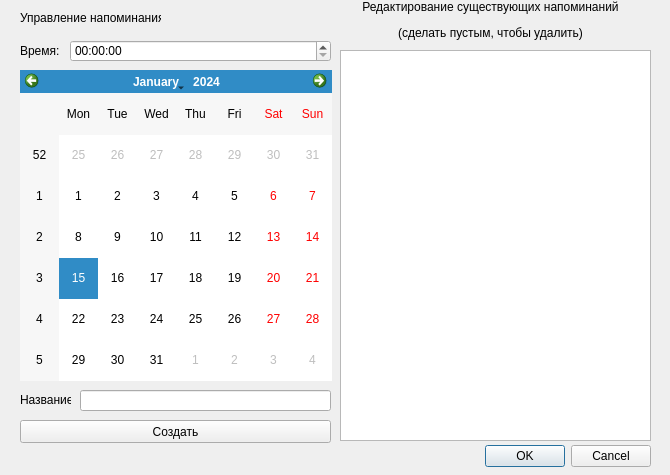
<?xml version="1.0" encoding="UTF-8"?>
<ui version="4.0">
 <class>Dialog</class>
 <widget class="QDialog" name="Dialog">
  <property name="geometry">
   <rect>
    <x>0</x>
    <y>0</y>
    <width>670</width>
    <height>475</height>
   </rect>
  </property>
  <property name="windowTitle">
   <string>Dialog</string>
  </property>
  <widget class="QDialogButtonBox" name="buttonBox">
   <property name="geometry">
    <rect>
     <x>310</x>
     <y>440</y>
     <width>341</width>
     <height>32</height>
    </rect>
   </property>
   <property name="orientation">
    <enum>Qt::Horizontal</enum>
   </property>
   <property name="standardButtons">
    <set>QDialogButtonBox::Cancel|QDialogButtonBox::Ok</set>
   </property>
  </widget>
  <widget class="QListView" name="listView">
   <property name="geometry">
    <rect>
     <x>340</x>
     <y>50</y>
     <width>311</width>
     <height>391</height>
    </rect>
   </property>
  </widget>
  <widget class="QLineEdit" name="lineEdit">
   <property name="geometry">
    <rect>
     <x>80</x>
     <y>390</y>
     <width>251</width>
     <height>21</height>
    </rect>
   </property>
  </widget>
  <widget class="QPushButton" name="pushButton">
   <property name="geometry">
    <rect>
     <x>20</x>
     <y>420</y>
     <width>311</width>
     <height>23</height>
    </rect>
   </property>
   <property name="text">
    <string>Создать</string>
   </property>
  </widget>
  <widget class="QTimeEdit" name="timeEdit">
   <property name="geometry">
    <rect>
     <x>70</x>
     <y>40</y>
     <width>261</width>
     <height>22</height>
    </rect>
   </property>
  </widget>
  <widget class="QCalendarWidget" name="calendarWidget">
   <property name="geometry">
    <rect>
     <x>20</x>
     <y>70</y>
     <width>312</width>
     <height>311</height>
    </rect>
   </property>
  </widget>
  <widget class="QLabel" name="label">
   <property name="geometry">
    <rect>
     <x>20</x>
     <y>390</y>
     <width>51</width>
     <height>20</height>
    </rect>
   </property>
   <property name="text">
    <string>Название:</string>
   </property>
  </widget>
  <widget class="QLabel" name="label_2">
   <property name="geometry">
    <rect>
     <x>20</x>
     <y>450</y>
     <width>401</width>
     <height>20</height>
    </rect>
   </property>
   <property name="text">
    <string/>
   </property>
  </widget>
  <widget class="QLabel" name="label_3">
   <property name="geometry">
    <rect>
     <x>20</x>
     <y>10</y>
     <width>141</width>
     <height>16</height>
    </rect>
   </property>
   <property name="text">
    <string>Управление напоминаниями</string>
   </property>
  </widget>
  <widget class="QLabel" name="label_4">
   <property name="geometry">
    <rect>
     <x>350</x>
     <y>0</y>
     <width>281</width>
     <height>41</height>
    </rect>
   </property>
   <property name="text">
    <string>&lt;html&gt;&lt;head/&gt;&lt;body&gt;&lt;p align=&quot;center&quot;&gt;Редактирование существующих напоминаний&lt;/p&gt;&lt;p align=&quot;center&quot;&gt;(сделать пустым, чтобы удалить)&lt;/p&gt;&lt;/body&gt;&lt;/html&gt;</string>
   </property>
  </widget>
  <widget class="QLabel" name="label_5">
   <property name="geometry">
    <rect>
     <x>20</x>
     <y>40</y>
     <width>41</width>
     <height>21</height>
    </rect>
   </property>
   <property name="text">
    <string>Время:</string>
   </property>
  </widget>
 </widget>
 <resources/>
 <connections>
  <connection>
   <sender>buttonBox</sender>
   <signal>accepted()</signal>
   <receiver>Dialog</receiver>
   <slot>accept()</slot>
   <hints>
    <hint type="sourcelabel">
     <x>248</x>
     <y>254</y>
    </hint>
    <hint type="destinationlabel">
     <x>157</x>
     <y>274</y>
    </hint>
   </hints>
  </connection>
  <connection>
   <sender>buttonBox</sender>
   <signal>rejected()</signal>
   <receiver>Dialog</receiver>
   <slot>reject()</slot>
   <hints>
    <hint type="sourcelabel">
     <x>316</x>
     <y>260</y>
    </hint>
    <hint type="destinationlabel">
     <x>286</x>
     <y>274</y>
    </hint>
   </hints>
  </connection>
 </connections>
</ui>
